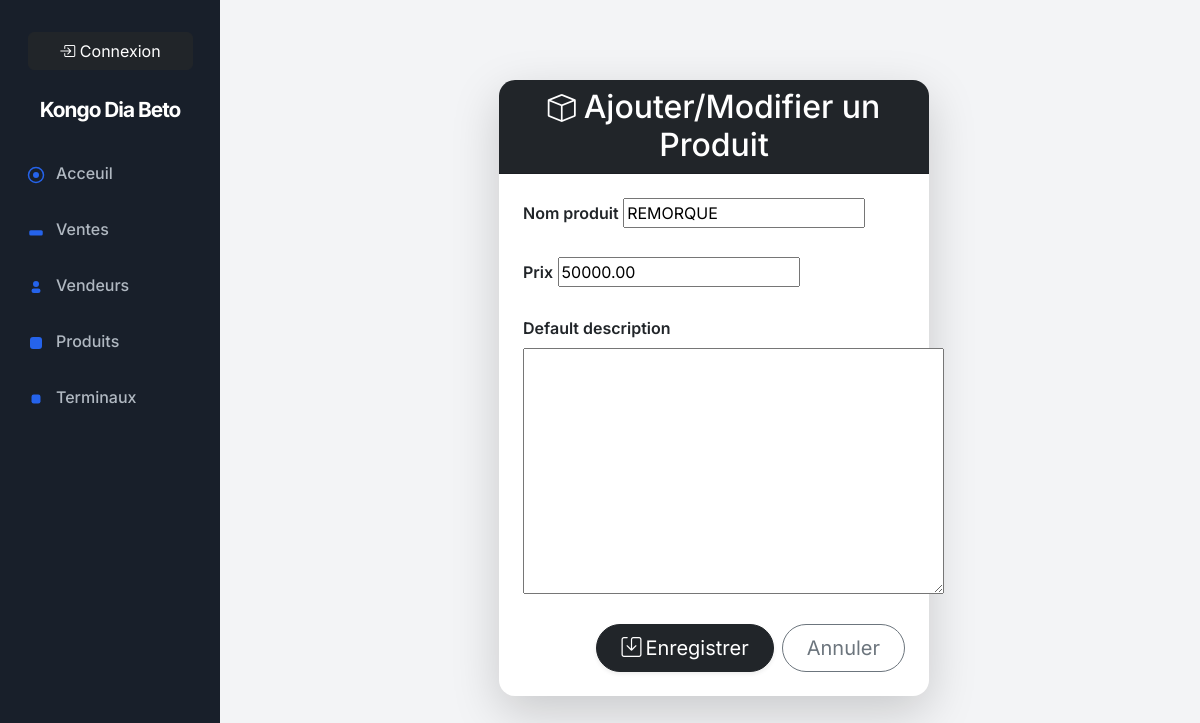
The app's page /api/produits/modifier/2/, older data.
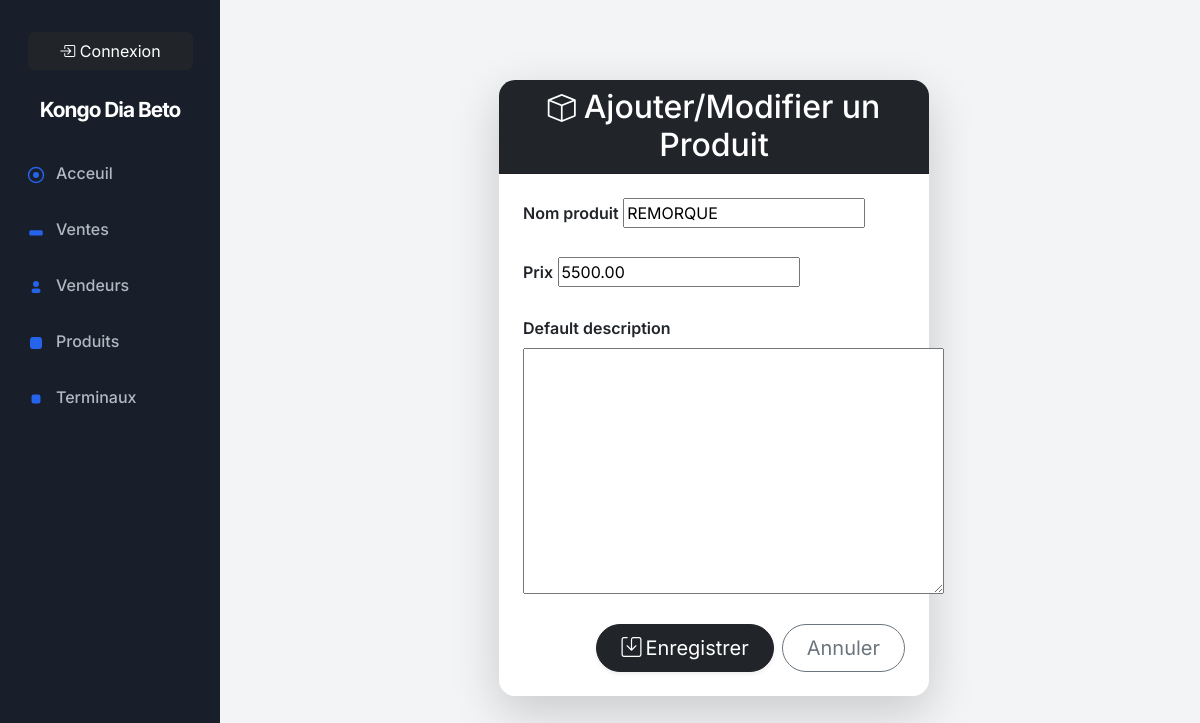
The same page, newer data.
### apps/sales/models.py (models this page shows, shortened)
class Produit(models.Model):
    nom_produit = models.CharField(max_length=100)  # Nom du produit
    prix = models.DecimalField(max_digits=10, decimal_places=2, default=0.0)  # Prix par défaut
    default_description = models.TextField(blank=True, null=True)  # Description par défaut
    created_at = models.DateTimeField(default=now)  # Utiliser timezone.now comme valeur par défaut

### apps/sales/views.py (the view)
# urls.py: path('produits/modifier/<int:pk>/', produit_update_view, name='produit_update'),
def produit_update_view(request, pk):
    produit = get_object_or_404(Produit, pk=pk)
    if request.method == 'POST':
        form = ProduitForm(request.POST, instance=produit)
        if form.is_valid():
            form.save()
            return redirect('produit_list')
    else:
        form = ProduitForm(instance=produit)
    return render(request, 'produit_form.html', {'form': form})

### apps/sales/forms.py
class ProduitForm(forms.ModelForm):
    class Meta:
        model = Produit
        fields = ['nom_produit', 'prix', 'default_description']

### apps/sales/views.py (called while the page is built)
def base_context(request):
    return {'vendeur_id': request.session.get('vendeur_id')}

### apps/sales/templates/produit_form.html (shortened to what this page needs)
{% extends "base.html" %}
{% block content %}
<div class="container py-5">
  <div class="row justify-content-center">
    <div class="col-md-7 col-lg-6">
      <div class="card shadow-lg border-0 rounded-4">
        <div class="card-header bg-dark text-white text-center rounded-top-4">
          <h2 class="mb-0"><i class="bi bi-box fs-3 me-2"></i>Ajouter/Modifier un Produit</h2>
        </div>
        <div class="card-body p-4">
          <form method="post" autocomplete="off">
            <div class="row g-4">
              {% for field in form.visible_fields %}
                <div class="col-12">
                  <label for="{{ field.id_for_label }}" class="form-label fw-semibold">{{ field.label }}</label>
                  {{ field }}
                </div>
              {% endfor %}
            </div>
            <div class="d-flex gap-2 justify-content-end mt-4">
              <button type="submit" class="btn btn-dark btn-lg px-4 rounded-pill shadow-sm"><i class="bi bi-save me-1"></i>Enregistrer</button>
              <a href="{% url 'produit_list' %}" class="btn btn-outline-secondary btn-lg px-4 rounded-pill">Annuler</a>
            </div>
          </form>
        </div>
      </div>
    </div>
  </div>
</div>
{% endblock %}

Row changes from the older to the newer data that the page shows:
changed Produit "REMORQUE": prix "50000.00" → "5500.00"
